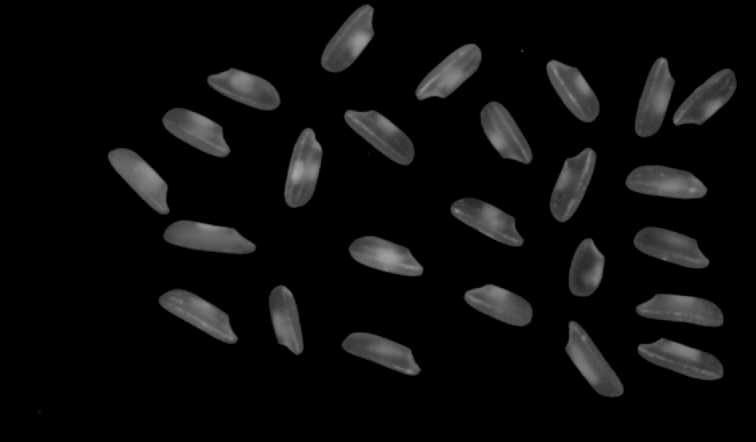
#> input picture chapter6/images/rice.png, 756 x 442 px
$ python Distance_Transform.py
#> lines starting #> are read from the running program, lines starting #| are printed output that depends on the picture; after the words box and inside, x2 and y2 are one past the last pixel; in counts of white or black regions, pixels touching at a corner belong together
# -*- coding:utf-8 -*-
import cv2 as cv
import numpy as np
import sys


if __name__ == '__main__':
    # 创建矩阵，用于求像素之间的距离
    array = np.array([[1, 1, 1, 1, 1],
                      [1, 1, 1, 1, 1],
                      [1, 1, 0, 1, 1],
                      [1, 1, 1, 1, 1],
                      [1, 1, 1, 1, 1]], dtype='uint8')
    # 分别计算街区距离、欧氏距离和棋盘距离
    dst_L1 = cv.distanceTransform(array, cv.DIST_L1, cv.DIST_MASK_3)
    dst_L2 = cv.distanceTransform(array, cv.DIST_L2, cv.DIST_MASK_5)
    dst_C = cv.distanceTransform(array, cv.DIST_C, cv.DIST_MASK_3)

    # 对图像进行读取
    rice = cv.imread('./images/rice.png', cv.IMREAD_GRAYSCALE)
#> rice is the input picture: shape (442, 756); min 0, max 167, mean 12.3
    if rice is None:
        print('Failed to read rice.png.')
        sys.exit()

    # 将图像转成二值图像，同时将黑白区域互换
    rice_BW = cv.threshold(rice, 50, 255, cv.THRESH_BINARY)
    rice_BW_INV = cv.threshold(rice, 50, 255, cv.THRESH_BINARY_INV)

    # 图像距离变换
    dst_rice_BW = cv.distanceTransform(rice_BW[1], 1, 3, dstType=cv.CV_32F)
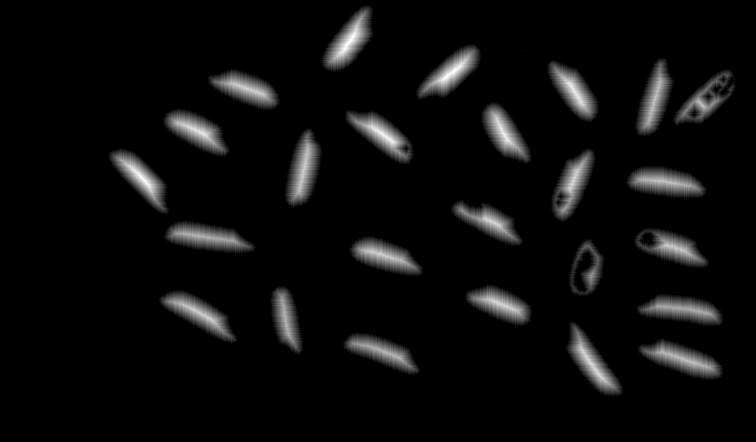
#> dst_rice_BW: shape (442, 756) float32; min 0, max 20, mean 0.964; drawn with min black and max white
    dst_rice_BW_INV = cv.distanceTransform(rice_BW_INV[1], 1, 3, dstType=cv.CV_8U)
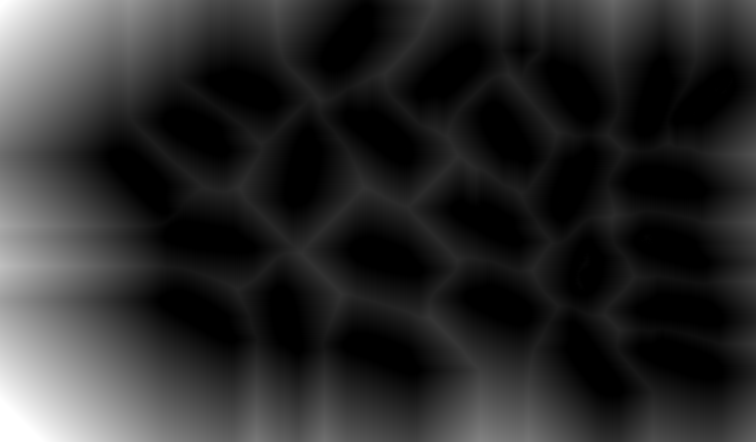
#> dst_rice_BW_INV: shape (442, 756); min 0, max 255, mean 43.2

    # 展示矩阵距离计算结果
    print('街区距离：\n{}'.format(dst_L1))
    print('欧氏距离：\n{}'.format(dst_L2))
    print('棋盘距离：\n{}'.format(dst_C))

    # 展示二值化、黑白互换后的图像及距离变换结果
    cv.imshow('rice_BW', rice_BW[1])
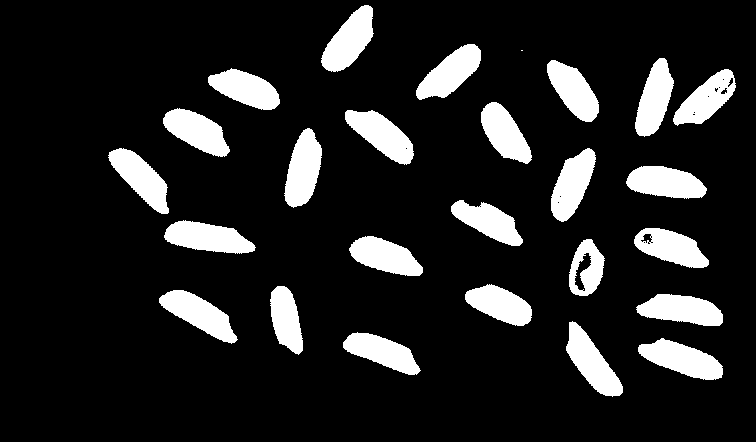
#> window 'rice_BW': shape (442, 756); 13.9% white; 26 white regions (1 under 20 px), largest, box (x1, y1, x2, y2) and area: (164, 220, 256, 254) 2029, (638, 338, 723, 380) 2027, (284, 128, 322, 208) 2008
    cv.imshow('rice_BW_INV', rice_BW_INV[1])
    cv.imshow('dst_rice_BW', dst_rice_BW)
    cv.imshow('dst_rice_BW_INV', dst_rice_BW_INV)

    cv.waitKey(0)
    cv.destroyAllWindows()
